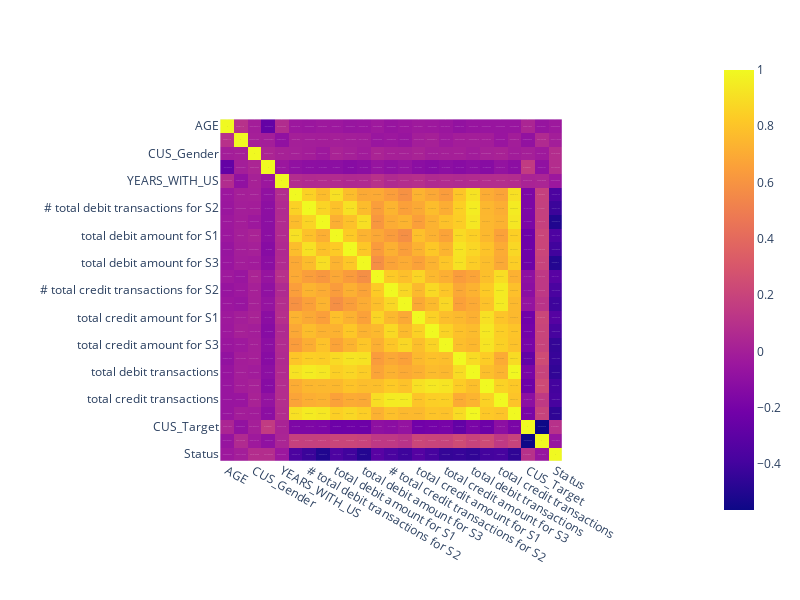

Here is the notebook cell this chart was saved with:
### Code cell
fig=px.imshow(df.corr(method = 'spearman'),text_auto=True, width=800,height=600)
fig

### Figure 1 — Plotly figure (JSON) as saved in the notebook; plotly's stock layout.template omitted (floating-point values rounded to 4 significant figures; data arrays with more than 128 entries replaced by an {"elided": "..."} marker saying what was removed)
{"data": [{"coloraxis": "coloraxis", "hovertemplate": "x: %{x}<br>y: %{y}<br>color: %{z}<extra></extra>", "name": "0", "texttemplate": "%{z}", "type": "heatmap", "x": ["AGE", "CUS_Month_Income", "CUS_Gender", "CUS_Marital_Status", "YEARS_WITH_US", "# total debit transactions for S1", "# total debit transactions for S2", "# total debit transactions for S3", "total debit amount for S1", "total debit amount for S2", "total debit amount for S3", "# total credit transactions for S1", "# total credit transactions for S2", "# total credit transactions for S3", "total credit amount for S1", "total credit amount for S2", "total credit amount for S3", "total debit amount", "total debit transactions", "total credit amount", "total credit transactions", "total transactions", "CUS_Target", "TAR_Desc", "Status"], "xaxis": "x", "y": ["AGE", "CUS_Month_Income", "CUS_Gender", "CUS_Marital_Status", "YEARS_WITH_US", "# total debit transactions for S1", "# total debit transactions for S2", "# total debit transactions for S3", "total debit amount for S1", "total debit amount for S2", "total debit amount for S3", "# total credit transactions for S1", "# total credit transactions for S2", "# total credit transactions for S3", "total credit amount for S1", "total credit amount for S2", "total credit amount for S3", "total debit amount", "total debit transactions", "total credit amount", "total credit transactions", "total transactions", "CUS_Target", "TAR_Desc", "Status"], "yaxis": "y", "z": {"elided": "25x25 float values"}}], "layout": {"coloraxis": {"colorscale": [[0, "#0d0887"], [0.1111, "#46039f"], [0.2222, "#7201a8"], [0.3333, "#9c179e"], [0.4444, "#bd3786"], [0.5556, "#d8576b"], [0.6667, "#ed7953"], [0.7778, "#fb9f3a"], [0.8889, "#fdca26"], [1, "#f0f921"]]}, "height": 600, "margin": {"t": 60}, "width": 800, "xaxis": {"anchor": "y", "autorange": true, "constrain": "domain", "domain": [0.2254, 0.7746], "range": [-0.5, 24.5], "scaleanchor": "y", "type": "category"}, "yaxis": {"anchor": "x", "autorange": true, "constrain": "domain", "domain": [0, 1], "range": [24.5, -0.5], "type": "category"}}}
